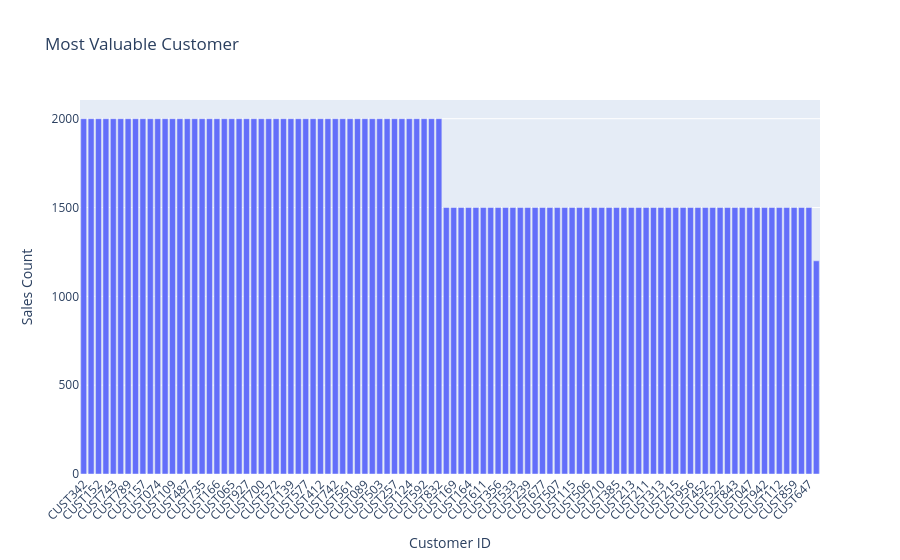

The notebook cell this image was saved under:
### Code cell
import plotly.express as px

# Group data
category_sales = df.groupby("Customer ID")["Sales"].sum().sort_values(ascending=False).head(100).reset_index()

# Create interactive bar chart
fig = px.bar(
    category_sales,
    x="Customer ID",
    y="Sales",
    title="Most Valuable Customer",
    labels={"Customers": "Category", "Sales": "Sales Count"},
)

fig.update_layout(
    xaxis_tickangle=-45
)

fig.show()

### Figure 1 — Plotly figure (JSON) as saved in the notebook; plotly's stock layout.template omitted (floating-point values rounded to 4 significant figures)
{"data": [{"hovertemplate": "Customer ID=%{x}<br>Sales Count=%{y}<extra></extra>", "legendgroup": "", "marker": {"color": "#636efa", "pattern": {"shape": ""}}, "name": "", "orientation": "v", "showlegend": false, "textposition": "auto", "type": "bar", "x": ["CUST342", "CUST072", "CUST152", "CUST269", "CUST743", "CUST155", "CUST789", "CUST547", "CUST157", "CUST946", "CUST074", "CUST731", "CUST109", "CUST420", "CUST487", "CUST281", "CUST735", "CUST634", "CUST166", "CUST626", "CUST065", "CUST808", "CUST927", "CUST447", "CUST700", "CUST253", "CUST572", "CUST416", "CUST139", "CUST480", "CUST577", "CUST093", "CUST412", "CUST476", "CUST742", "CUST015", "CUST561", "CUST118", "CUST089", "CUST595", "CUST503", "CUST773", "CUST257", "CUST970", "CUST124", "CUST875", "CUST592", "CUST664", "CUST832", "CUST280", "CUST169", "CUST608", "CUST164", "CUST144", "CUST611", "CUST078", "CUST356", "CUST372", "CUST533", "CUST421", "CUST239", "CUST805", "CUST677", "CUST474", "CUST507", "CUST676", "CUST115", "CUST711", "CUST506", "CUST193", "CUST710", "CUST016", "CUST385", "CUST013", "CUST213", "CUST212", "CUST211", "CUST199", "CUST313", "CUST673", "CUST215", "CUST463", "CUST956", "CUST693", "CUST452", "CUST054", "CUST522", "CUST869", "CUST843", "CUST720", "CUST047", "CUST369", "CUST942", "CUST111", "CUST112", "CUST580", "CUST859", "CUST636", "CUST647", "CUST839"], "xaxis": "x", "y": [2000.0, 2000.0, 2000.0, 2000.0, 2000.0, 2000.0, 2000.0, 2000.0, 2000.0, 2000.0, 2000.0, 2000.0, 2000.0, 2000.0, 2000.0, 2000.0, 2000.0, 2000.0, 2000.0, 2000.0, 2000.0, 2000.0, 2000.0, 2000.0, 2000.0, 2000.0, 2000.0, 2000.0, 2000.0, 2000.0, 2000.0, 2000.0, 2000.0, 2000.0, 2000.0, 2000.0, 2000.0, 2000.0, 2000.0, 2000.0, 2000.0, 2000.0, 2000.0, 2000.0, 2000.0, 2000.0, 2000.0, 2000.0, 2000.0, 1500.0, 1500.0, 1500.0, 1500.0, 1500.0, 1500.0, 1500.0, 1500.0, 1500.0, 1500.0, 1500.0, 1500.0, 1500.0, 1500.0, 1500.0, 1500.0, 1500.0, 1500.0, 1500.0, 1500.0, 1500.0, 1500.0, 1500.0, 1500.0, 1500.0, 1500.0, 1500.0, 1500.0, 1500.0, 1500.0, 1500.0, 1500.0, 1500.0, 1500.0, 1500.0, 1500.0, 1500.0, 1500.0, 1500.0, 1500.0, 1500.0, 1500.0, 1500.0, 1500.0, 1500.0, 1500.0, 1500.0, 1500.0, 1500.0, 1500.0, 1200.0], "yaxis": "y"}], "layout": {"barmode": "relative", "legend": {"tracegroupgap": 0}, "title": {"text": "Most Valuable Customer"}, "xaxis": {"anchor": "y", "domain": [0, 1], "tickangle": -45, "title": {"text": "Customer ID"}}, "yaxis": {"anchor": "x", "domain": [0, 1], "title": {"text": "Sales Count"}}}}
